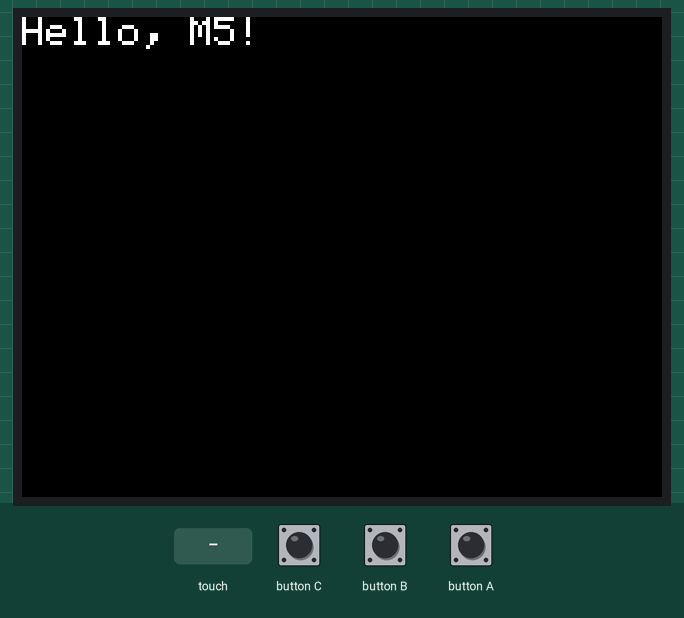
Simulated run of this program. Board: ESP32. On the bench: 320×240 colour display. Inputs (shaded band) come from the test bench.

Above: at 1.4 s.
1.5 s: button C pressed for 0.15 s
At 1.9 s:
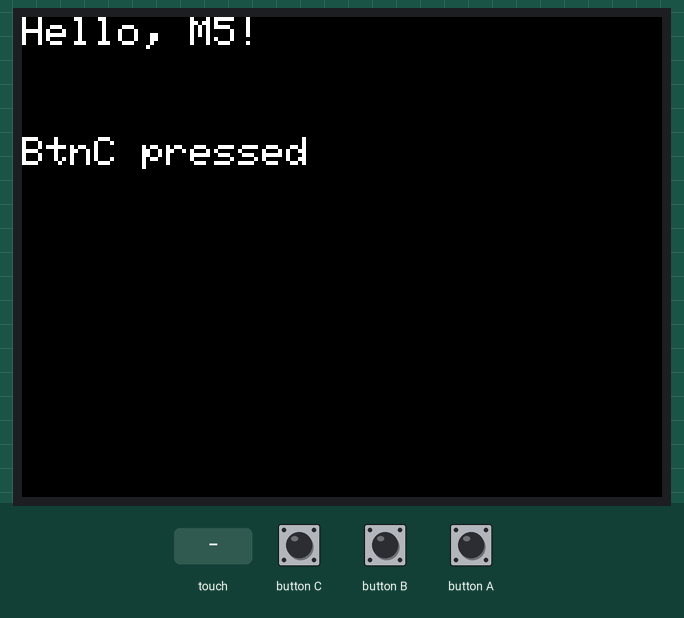
3.1 s: button B pressed for 0.15 s
4.7 s: button A pressed for 0.15 s
6.3 s: touch panel pressed at 13 % / 10 % of its raw x / y range
At 6.8 s:
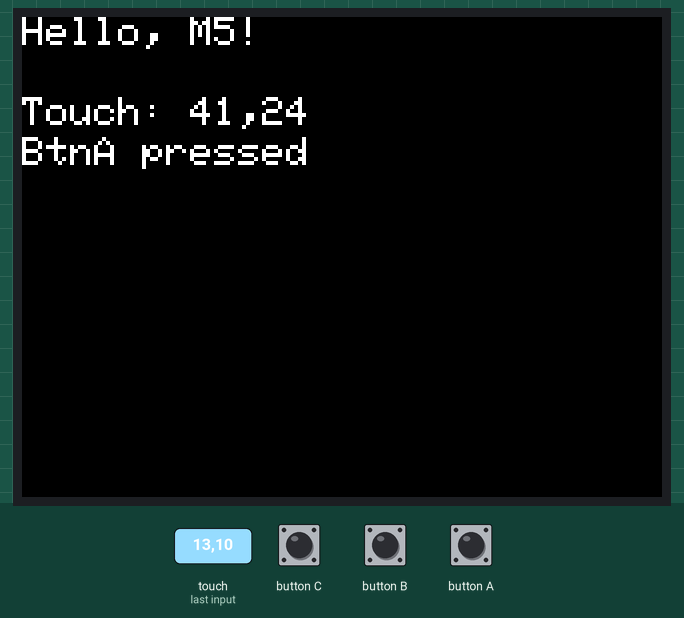
7.8 s: button C pressed for 1 s
10.3 s: button B pressed for 1 s
Timing chart, 0 to 13.3 s (numbered marks = the images above; inputs shaded):
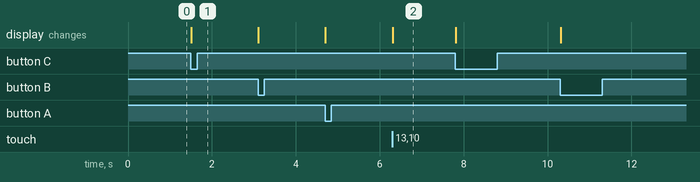

The program:

main.cpp
```cpp
#include <M5Unified.h>

void setup() {
  auto cfg = M5.config();      // M5Unifiedが機種差を吸収
  M5.begin(cfg);

  M5.Display.setRotation(1);   // 横向き
  M5.Display.setTextSize(2);
  M5.Display.clear();
  M5.Display.println("Hello, M5!");
}

void loop() {
  M5.update();                  // ボタン/タッチ等の状態更新

  String msg1 = "";
  // Core2のタッチ例（Basicでも安全に呼べる）
  auto t = M5.Touch.getDetail();
  if (t.isPressed()) {
    msg1 = "Touch: " + String(t.x) + "," + String(t.y);
  }
  M5.Display.drawString(msg1, 0, 40);  //画面に表示

  String msg2 = "";
  // Basic: A/B/C ボタン、Core2: タッチ
  if (M5.BtnA.wasPressed())     msg2 = "BtnA pressed";
  if (M5.BtnB.wasPressed())     msg2 = "BtnB pressed";
  if (M5.BtnC.wasPressed())     msg2 = "BtnC pressed";
  M5.Display.drawString(msg2, 0, 60);
  delay(10);
}
```

Measured:
- after the input at 1.5 s, the display: changes at once (image 1)
- after the input at 6.3 s, the display: changes at once (image 2)
